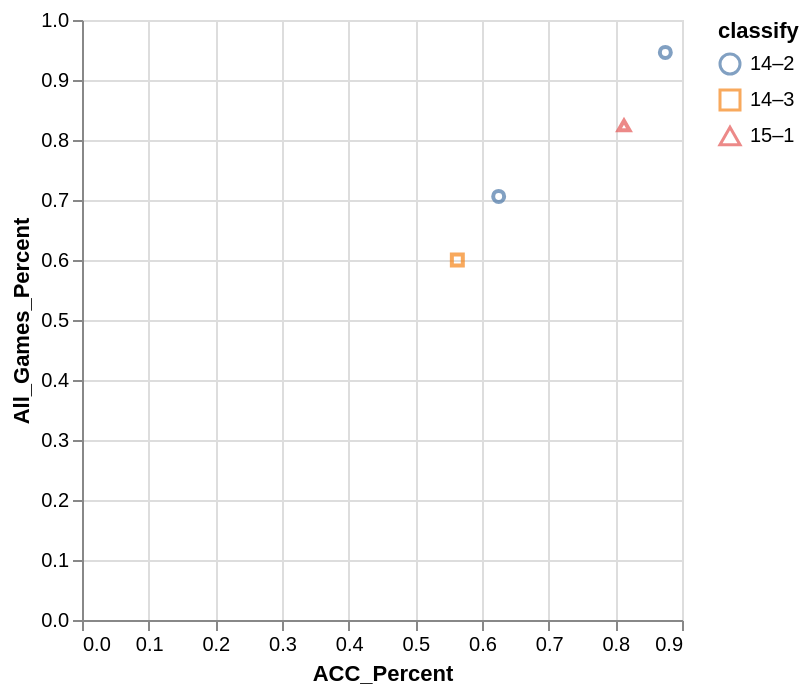

Express this chart as Vega-Lite.
### Vega-Lite specification from a JSON file in a GitHub repository (floating-point values rounded to 4 significant figures)
{"data": {"values": [{"x_data": 0.625, "y_data": 0.706, "classify": "14–2"}, {"x_data": 0.875, "y_data": 0.946, "classify": "14–2"}, {"x_data": 0.563, "y_data": 0.6, "classify": "14–3"}, {"x_data": 0.813, "y_data": 0.824, "classify": "15–1"}]}, "mark": "point", "encoding": {"x": {"field": "x_data", "type": "quantitative", "title": "ACC_Percent", "scale": {"zero": "false"}}, "y": {"field": "y_data", "type": "quantitative", "title": "All_Games_Percent", "scale": {"zero": "false"}}, "color": {"field": "classify", "type": "nominal"}, "shape": {"field": "classify", "type": "nominal"}}}
